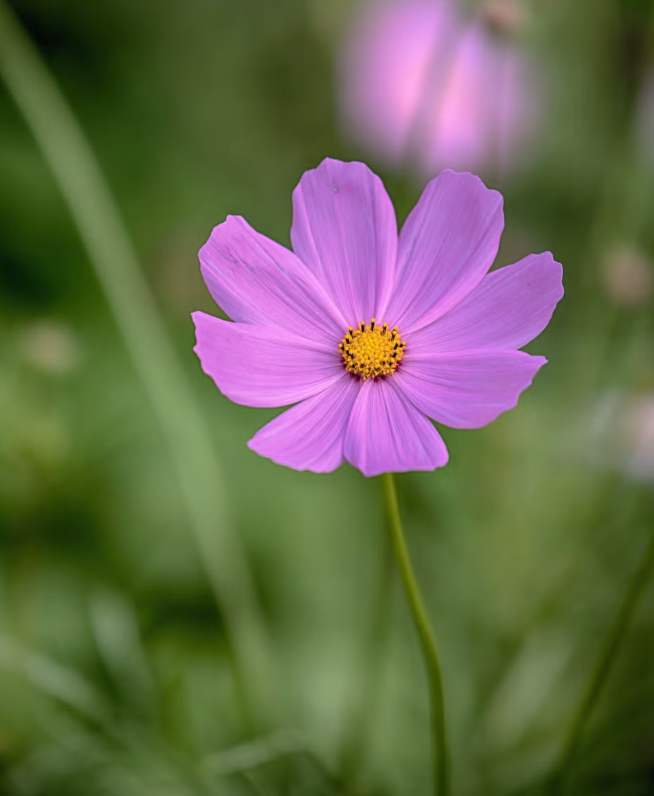
#> input picture Edge Detection in OpenCV/flower.png, 654 x 796 px
$ python A_01.py
#> lines starting #> are read from the running program, lines starting #| are printed output that depends on the picture
'''
Load an image from a user-specified location,
convert it to grayscale,
and either display it or save it based on user input.

'''


import cv2

# Ask user for image location
img_path = input("Enter the location of the image: ")
#> the answer given: ../Edge Detection in OpenCV/flower.png

# Load the image
img = cv2.imread(img_path)
#> img is the input picture: shape (796, 654, 3); mean B, G, R 80.1, 105, 104.6

# Check if image loaded successfully
if img is None:
    print("Error: Image not found or invalid path!")
    exit()

# Convert to grayscale
gray_img = cv2.cvtColor(img, cv2.COLOR_BGR2GRAY)
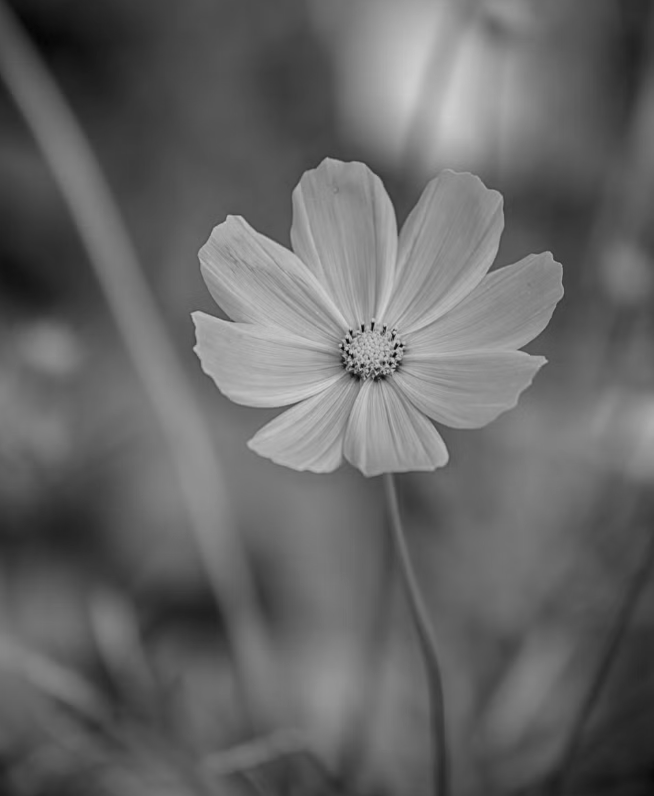
#> gray_img: shape (796, 654); min 5, max 209, mean 102

# Ask user whether to display or save
choice = input("Do you want to display or save the image? (display/save): ").strip().lower()
#> the answer given: out.png

if choice == "display":
    cv2.imshow("Grayscale Image", gray_img)
    cv2.waitKey(0)
    cv2.destroyAllWindows()

elif choice == "save":
    output_name = input("Enter output file name (e.g., output.jpg): ")
    cv2.imwrite(output_name, gray_img)
    print("Image saved successfully as:", output_name)

else:
    print("Invalid option. Please choose either 'display' or 'save'.")
